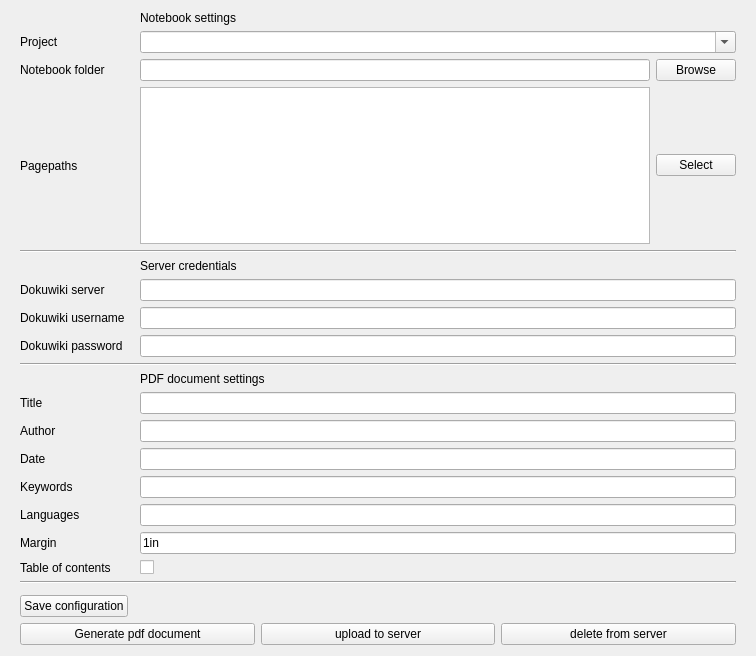
<?xml version="1.0" encoding="UTF-8"?>
<ui version="4.0">
 <class>BuildForm</class>
 <widget class="QWidget" name="BuildForm">
  <property name="geometry">
   <rect>
    <x>0</x>
    <y>0</y>
    <width>756</width>
    <height>656</height>
   </rect>
  </property>
  <property name="sizePolicy">
   <sizepolicy hsizetype="Preferred" vsizetype="Preferred">
    <horstretch>0</horstretch>
    <verstretch>0</verstretch>
   </sizepolicy>
  </property>
  <property name="windowTitle">
   <string>BuildForm</string>
  </property>
  <layout class="QGridLayout" name="gridLayout">
   <property name="leftMargin">
    <number>20</number>
   </property>
   <property name="rightMargin">
    <number>20</number>
   </property>
   <item row="24" column="0" colspan="3">
    <widget class="Line" name="line">
     <property name="orientation">
      <enum>Qt::Horizontal</enum>
     </property>
    </widget>
   </item>
   <item row="17" column="0">
    <widget class="QLabel" name="label_4">
     <property name="text">
      <string>Title</string>
     </property>
    </widget>
   </item>
   <item row="23" column="0">
    <widget class="QLabel" name="label_15">
     <property name="text">
      <string>Table of contents</string>
     </property>
    </widget>
   </item>
   <item row="19" column="0">
    <widget class="QLabel" name="label_6">
     <property name="text">
      <string>Date</string>
     </property>
    </widget>
   </item>
   <item row="13" column="2">
    <widget class="QLineEdit" name="username_lineEdit"/>
   </item>
   <item row="14" column="2">
    <widget class="QLineEdit" name="password_lineEdit">
     <property name="echoMode">
      <enum>QLineEdit::Password</enum>
     </property>
    </widget>
   </item>
   <item row="19" column="2">
    <widget class="QLineEdit" name="date_lineEdit"/>
   </item>
   <item row="23" column="2">
    <widget class="QCheckBox" name="table_of_contents_checkBox">
     <property name="text">
      <string/>
     </property>
    </widget>
   </item>
   <item row="10" column="2">
    <widget class="QLabel" name="label_10">
     <property name="text">
      <string>Server credentials</string>
     </property>
    </widget>
   </item>
   <item row="12" column="0">
    <widget class="QLabel" name="label">
     <property name="text">
      <string>Dokuwiki server</string>
     </property>
    </widget>
   </item>
   <item row="22" column="0">
    <widget class="QLabel" name="label_14">
     <property name="text">
      <string>Margin</string>
     </property>
    </widget>
   </item>
   <item row="15" column="0" colspan="3">
    <widget class="Line" name="line_2">
     <property name="orientation">
      <enum>Qt::Horizontal</enum>
     </property>
    </widget>
   </item>
   <item row="7" column="2">
    <layout class="QHBoxLayout" name="horizontalLayout_2">
     <item>
      <widget class="QListWidget" name="pagepath_listWidget">
       <property name="selectionMode">
        <enum>QAbstractItemView::NoSelection</enum>
       </property>
      </widget>
     </item>
     <item>
      <widget class="QPushButton" name="pagepath_browse_button">
       <property name="text">
        <string>Select</string>
       </property>
      </widget>
     </item>
    </layout>
   </item>
   <item row="14" column="0">
    <widget class="QLabel" name="label_3">
     <property name="text">
      <string>Dokuwiki password</string>
     </property>
    </widget>
   </item>
   <item row="26" column="0">
    <spacer name="verticalSpacer">
     <property name="orientation">
      <enum>Qt::Vertical</enum>
     </property>
     <property name="sizeHint" stdset="0">
      <size>
       <width>20</width>
       <height>40</height>
      </size>
     </property>
    </spacer>
   </item>
   <item row="2" column="0">
    <widget class="QLabel" name="label_16">
     <property name="text">
      <string>Project</string>
     </property>
    </widget>
   </item>
   <item row="22" column="2">
    <widget class="QLineEdit" name="margin_lineEdit">
     <property name="text">
      <string>1in</string>
     </property>
    </widget>
   </item>
   <item row="9" column="0" colspan="3">
    <widget class="Line" name="line_4">
     <property name="orientation">
      <enum>Qt::Horizontal</enum>
     </property>
    </widget>
   </item>
   <item row="2" column="2">
    <widget class="QComboBox" name="project_comboBox">
     <property name="editable">
      <bool>true</bool>
     </property>
    </widget>
   </item>
   <item row="16" column="2">
    <widget class="QLabel" name="label_11">
     <property name="text">
      <string>PDF document settings</string>
     </property>
    </widget>
   </item>
   <item row="17" column="2">
    <widget class="QLineEdit" name="title_lineEdit"/>
   </item>
   <item row="21" column="2">
    <widget class="QLineEdit" name="languages_lineEdit"/>
   </item>
   <item row="20" column="0">
    <widget class="QLabel" name="label_12">
     <property name="text">
      <string>Keywords</string>
     </property>
    </widget>
   </item>
   <item row="21" column="0">
    <widget class="QLabel" name="label_13">
     <property name="text">
      <string>Languages</string>
     </property>
    </widget>
   </item>
   <item row="3" column="2">
    <layout class="QHBoxLayout" name="horizontalLayout">
     <item>
      <widget class="QLineEdit" name="notebook_folder_lineEdit">
       <property name="readOnly">
        <bool>true</bool>
       </property>
      </widget>
     </item>
     <item>
      <widget class="QPushButton" name="notebook_folder_browse_button">
       <property name="text">
        <string>Browse</string>
       </property>
      </widget>
     </item>
    </layout>
   </item>
   <item row="20" column="2">
    <widget class="QLineEdit" name="keywords_lineEdit"/>
   </item>
   <item row="13" column="0">
    <widget class="QLabel" name="label_2">
     <property name="text">
      <string>Dokuwiki username</string>
     </property>
    </widget>
   </item>
   <item row="18" column="0">
    <widget class="QLabel" name="label_5">
     <property name="text">
      <string>Author</string>
     </property>
    </widget>
   </item>
   <item row="12" column="2">
    <widget class="QLineEdit" name="server_lineEdit"/>
   </item>
   <item row="0" column="2">
    <widget class="QLabel" name="label_9">
     <property name="text">
      <string>Notebook settings</string>
     </property>
    </widget>
   </item>
   <item row="18" column="2">
    <widget class="QLineEdit" name="author_lineEdit"/>
   </item>
   <item row="3" column="0">
    <widget class="QLabel" name="label_8">
     <property name="text">
      <string>Notebook folder</string>
     </property>
    </widget>
   </item>
   <item row="7" column="0">
    <widget class="QLabel" name="label_7">
     <property name="text">
      <string>Pagepaths</string>
     </property>
    </widget>
   </item>
   <item row="28" column="0" colspan="3">
    <layout class="QHBoxLayout" name="horizontalLayout_5">
     <item>
      <widget class="QPushButton" name="generate_pdf_Button">
       <property name="text">
        <string>Generate pdf document</string>
       </property>
      </widget>
     </item>
     <item>
      <widget class="QPushButton" name="upload_to_server_Button">
       <property name="text">
        <string>upload to server</string>
       </property>
      </widget>
     </item>
     <item>
      <widget class="QPushButton" name="delete_from_server_pushButton">
       <property name="text">
        <string>delete from server</string>
       </property>
      </widget>
     </item>
    </layout>
   </item>
   <item row="27" column="0">
    <widget class="QPushButton" name="generate_Button">
     <property name="text">
      <string>Save configuration</string>
     </property>
    </widget>
   </item>
  </layout>
 </widget>
 <tabstops>
  <tabstop>notebook_folder_browse_button</tabstop>
  <tabstop>pagepath_browse_button</tabstop>
  <tabstop>server_lineEdit</tabstop>
  <tabstop>username_lineEdit</tabstop>
  <tabstop>password_lineEdit</tabstop>
  <tabstop>title_lineEdit</tabstop>
  <tabstop>author_lineEdit</tabstop>
  <tabstop>date_lineEdit</tabstop>
  <tabstop>keywords_lineEdit</tabstop>
  <tabstop>languages_lineEdit</tabstop>
  <tabstop>margin_lineEdit</tabstop>
  <tabstop>table_of_contents_checkBox</tabstop>
  <tabstop>generate_pdf_Button</tabstop>
  <tabstop>upload_to_server_Button</tabstop>
  <tabstop>notebook_folder_lineEdit</tabstop>
 </tabstops>
 <resources/>
 <connections/>
 <slots>
  <slot>select_notebook_path()</slot>
 </slots>
</ui>
